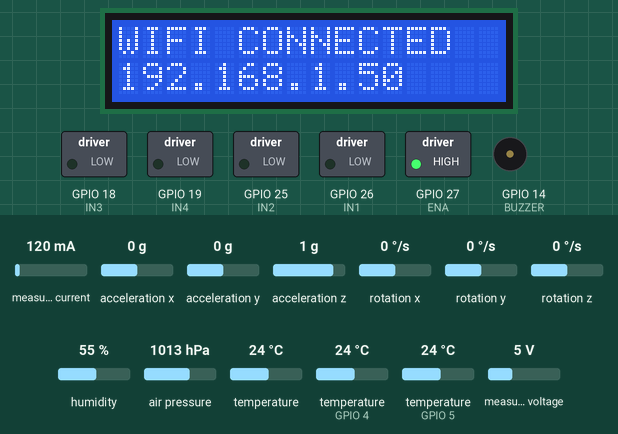
This sketch was run on a simulated ESP32. Parts: 16×2 character LCD, switched loads named in the sketch (green lamp = pin HIGH), buzzer (waves = sounding, pin HIGH). Inputs (shaded band) come from the test bench; at power-on: measured current 120 mA, acceleration x 0 g, acceleration y 0 g, acceleration z 1 g, rotation x 0 °/s, rotation y 0 °/s, rotation z 0 °/s, humidity 55 %, air pressure 1013 hPa, temperature 24 °C, temperature (sensors on GPIO 4, GPIO 5) 24 °C, measured voltage 5 V. WiFi joins after 1.5 s; servers stay silent unless stated; uploads are accepted with an empty reply; what the sketch prints to the serial monitor is not drawn.

Above: at 1.8 s.
At 3.8 s:
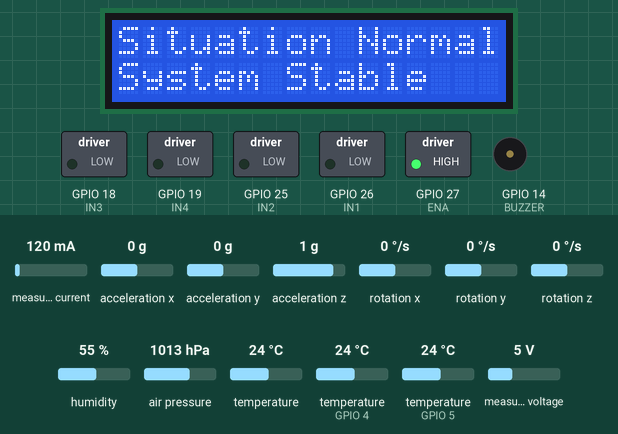
At 14.0 s:
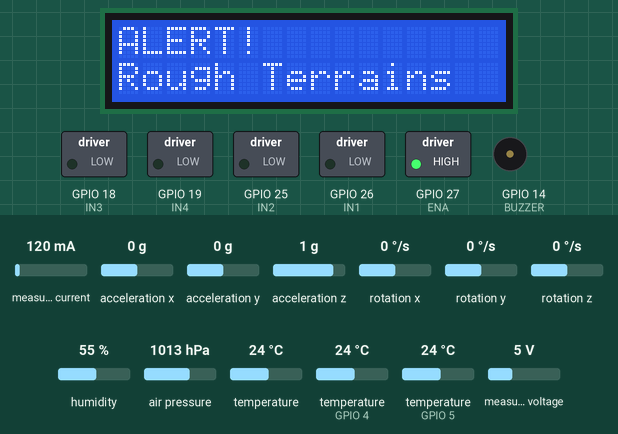
At 37.3 s:
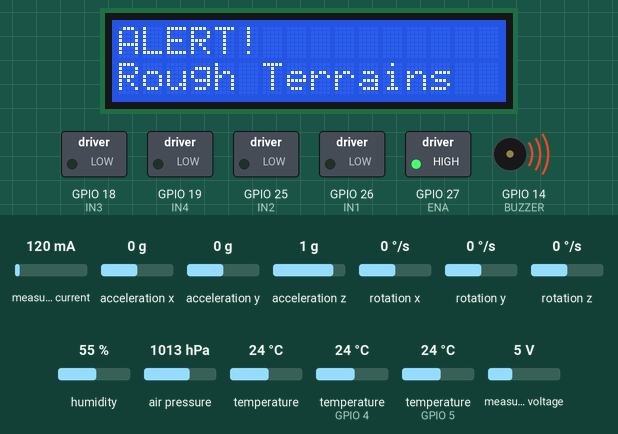
Timing chart, 0 to 38.8 s (numbered marks = the images above):
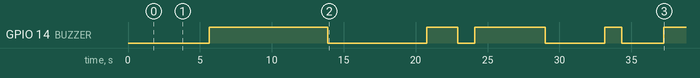

Measured:
- by itself, GPIO 14 (BUZZER): LOW → HIGH at 5.7 s, → LOW 8.2 s later, → HIGH 6.9 s later, → LOW 2.2 s later, … (9 changes in this stretch)
- what the display in image 0 shows lasts 2.0 s, from 1.7 s to 3.7 s
- what the display in image 1 shows lasts 0.8 s, from 3.7 s to 4.5 s

The sketch:

thermacore.ino
```cpp
/*
 * ==============================================================================
 *  Project: Thermacore — Autonomous Thermal & Environmental Telemetry
 *  Firmware: Cloud Edition (Firebase Realtime Database over HTTPS)
 *  Target Board: ESP32 Dev Module / NodeMCU-32S
 * ==============================================================================
 *
 *  HARDWARE PIN CONNECTIONS (PRESERVED):
 *  - I2C Bus:          SDA = GPIO 21, SCL = GPIO 22
 *  - LCD (I2C):        Address 0x27 (16x2 Display)
 *  - DHT11 Sensor:     Data = GPIO 5
 *  - DS18B20 Sensor:   OneWire Bus = GPIO 4 (4.7k pull-up resistor to 3.3V)
 *  - MPU6050 (I2C):    Address 0x68
 *  - INA219 (I2C):     Address 0x40
 *  - BME280/BMP280:    Address 0x76 or 0x77
 *  - L298N Motor Driver:
 *      ENA = GPIO 27 (PWM enable driven at 255)
 *      IN1 = GPIO 26 (Peltier Direction 1)
 *      IN2 = GPIO 25 (Peltier Direction 2)
 *      IN3 = GPIO 18 (Vibration Motor Direction 1)
 *      IN4 = GPIO 19 (Vibration Motor Direction 2)
 *  - Buzzer:           GPIO 14
 * ==============================================================================
 */

#include <Wire.h>
#include <LiquidCrystal_I2C.h>
#include <Adafruit_Sensor.h>
#include <Adafruit_BME280.h>
#include <Adafruit_BMP280.h>
#include <Adafruit_MPU6050.h>
#include <Adafruit_INA219.h>
#include <DHT.h>
#include <OneWire.h>
#include <DallasTemperature.h>
#include <WiFi.h>
#include <WiFiClientSecure.h>
#include <HTTPClient.h>
#include <ArduinoJson.h>

// ==============================================================================
// 1. NETWORK & FIREBASE CONFIGURATION
// Loads credentials securely from "secrets.h" (ignored by git).
// If secrets.h does not exist, copy secrets.h.example to secrets.h
// ==============================================================================
#if __has_include("secrets.h")
  #include "secrets.h"
#else
  #define SECRET_WIFI_SSID     "YOUR_WIFI_SSID"
  #define SECRET_WIFI_PASSWORD "YOUR_WIFI_PASSWORD"
  #define SECRET_FIREBASE_HOST "your-project-id-default-rtdb.asia-southeast1.firebasedatabase.app"
  #define SECRET_FIREBASE_AUTH ""
  #define SECRET_DEVICE_ID     "thermacore-esp32-01"
#endif

// Applied Configuration
const char* WIFI_SSID     = SECRET_WIFI_SSID;
const char* WIFI_PASSWORD = SECRET_WIFI_PASSWORD;
const char* FIREBASE_HOST = SECRET_FIREBASE_HOST;
const char* FIREBASE_AUTH = SECRET_FIREBASE_AUTH;
const char* DEVICE_ID     = SECRET_DEVICE_ID;

// Firmware Version
const char* FW_VERSION    = "2.0.0-cloud";

// ==============================================================================
// 2. HARDWARE PIN DEFINITIONS
// ==============================================================================
#define DHTPIN 5
#define DHTTYPE DHT11
#define ONE_WIRE_BUS 4

#define ENA 27
#define IN1 26 // Peltier Direction 1
#define IN2 25 // Peltier Direction 2
#define IN3 18 // Vibration Motor Direction 1
#define IN4 19 // Vibration Motor Direction 2
#define BUZZER 14

// ==============================================================================
// 3. HARDWARE DRIVER INSTANCES
// ==============================================================================
LiquidCrystal_I2C lcd(0x27, 16, 2);
Adafruit_BME280 bme;
Adafruit_BMP280 bmp;
Adafruit_MPU6050 mpu;
Adafruit_INA219 ina219;
DHT dht(DHTPIN, DHTTYPE);
OneWire oneWire(ONE_WIRE_BUS);
DallasTemperature ds18b20(&oneWire);

WiFiClientSecure secureClient;
HTTPClient https;

// ==============================================================================
// 4. TIMERS & STATE TRACKING
// ==============================================================================
unsigned long lastSensorReadTime  = 0;
unsigned long lastTelemetryUpload = 0;
unsigned long lastCommandCheck    = 0;
unsigned long lastHeartbeatTime   = 0;
unsigned long alertClearTime      = 0;
unsigned long lastWifiRetryTime   = 0;

const unsigned long SENSOR_INTERVAL    = 500;   // Read sensors every 500ms
const unsigned long TELEMETRY_INTERVAL = 1500;  // Push to cloud every 1.5s
const unsigned long COMMAND_INTERVAL   = 1000;  // Poll for commands every 1.0s
const unsigned long HEARTBEAT_INTERVAL = 10000; // Heartbeat status every 10s

int activePressureSensor = 0; // 0=None, 1=BME280, 2=BMP280
int peltierState         = 0; // 0=Off, 1=Heating, 2=Cooling
int vibrationState       = 0; // 0=Off, 1=On
bool roughTerrainAlert   = false;
String lastLcdMsg        = "";
String lastExecutedCmdId = "";

// Global Telemetry Variables
float g_alt = 0.0, g_press = 0.0;
float g_accX = 0.0, g_accY = -9.5, g_accZ = 0.0;
float g_volts = 0.0, g_mA = 0.0;
float g_cabinTemp = 0.0, g_outTemp = 0.0;

// ==============================================================================
// 5. HELPER FUNCTIONS
// ==============================================================================

// LCD Message Helper (non-blocking alert clear)
void displayMessage(String msgLine1, String msgLine2, int durationMs = 0) {
  String combined = msgLine1 + msgLine2;
  if (lastLcdMsg != combined) {
    lcd.clear();
    lcd.setCursor(0, 0);
    lcd.print(msgLine1);
    lcd.setCursor(0, 1);
    lcd.print(msgLine2);
    lastLcdMsg = combined;
  }
  if (durationMs > 0) {
    alertClearTime = millis() + durationMs;
  }
}

// Build Firebase REST URL
String buildFirebaseUrl(String path) {
  String url = "https://" + String(FIREBASE_HOST) + "/" + path + ".json";
  if (strlen(FIREBASE_AUTH) > 0) {
    url += "?auth=" + String(FIREBASE_AUTH);
  }
  return url;
}

// Actuator Hardware Control Functions
void applyPeltier(int mode) {
  peltierState = mode;
  if (peltierState == 0) {
    digitalWrite(IN1, LOW);
    digitalWrite(IN2, LOW);
    displayMessage("Peltier: OFF", "Cloud Confirmed", 2500);
    Serial.println("[ACTUATOR] Peltier -> OFF");
  } else if (peltierState == 1) {
    digitalWrite(IN1, LOW);
    digitalWrite(IN2, HIGH); // Heat
    displayMessage("HEATING MODE", "Cloud Confirmed", 2500);
    Serial.println("[ACTUATOR] Peltier -> HEATING");
  } else if (peltierState == 2) {
    digitalWrite(IN1, HIGH);
    digitalWrite(IN2, LOW); // Cool
    displayMessage("COOLING MODE", "Cloud Confirmed", 2500);
    Serial.println("[ACTUATOR] Peltier -> COOLING");
  }
}

void applyVibration(int state) {
  vibrationState = state;
  if (vibrationState == 1) {
    digitalWrite(IN3, HIGH);
    digitalWrite(IN4, LOW);
    displayMessage("VIBRATION: ON", "De-Icing Active", 2500);
    Serial.println("[ACTUATOR] Vibration -> ON");
  } else {
    digitalWrite(IN3, LOW);
    digitalWrite(IN4, LOW);
    displayMessage("VIBRATION: OFF", "De-Icing Stopped", 2500);
    Serial.println("[ACTUATOR] Vibration -> OFF");
  }
}

// ==============================================================================
// 6. FIREBASE CLOUD COMMUNICATION (HTTPS REST)
// ==============================================================================

// Upload latest telemetry snapshot to devices/{deviceId}/telemetry
void uploadTelemetry() {
  if (WiFi.status() != WL_CONNECTED) return;

  StaticJsonDocument<384> doc;
  doc["alt"]          = serialized(String(g_alt, 1));
  doc["pres"]         = serialized(String(g_press, 1));
  doc["cab"]          = serialized(String(g_cabinTemp, 1));
  doc["out"]          = serialized(String(g_outTemp, 1));
  doc["volts"]        = serialized(String(g_volts, 2));
  doc["mA"]           = serialized(String(g_mA, 1));
  doc["accX"]         = serialized(String(g_accX, 2));
  doc["accY"]         = serialized(String(g_accY, 2));
  doc["accZ"]         = serialized(String(g_accZ, 2));
  doc["peltier"]      = peltierState;
  doc["vib"]          = vibrationState;
  doc["alertTerrain"] = roughTerrainAlert ? 1 : 0;
  doc["alertBat"]     = (g_volts < 3.5 && g_volts > 1.0) ? 1 : 0;
  doc["timestamp"]    = millis();

  String jsonPayload;
  serializeJson(doc, jsonPayload);

  String url = buildFirebaseUrl("devices/" + String(DEVICE_ID) + "/telemetry");

  https.begin(secureClient, url);
  https.addHeader("Content-Type", "application/json");
  int httpCode = https.PUT(jsonPayload);

  if (httpCode == HTTP_CODE_OK || httpCode == 204) {
    // Successfully written
  } else if (httpCode > 0) {
    Serial.printf("[FIREBASE] Telemetry upload warning: HTTP %d\n", httpCode);
  } else {
    Serial.printf("[FIREBASE] Telemetry upload failed: %s\n", https.errorToString(httpCode).c_str());
  }
  https.end();
}

// Report authoritative actuator state back to devices/{deviceId}/reportedState
void reportActuatorState(String commandId) {
  if (WiFi.status() != WL_CONNECTED) return;

  StaticJsonDocument<256> doc;
  doc["peltier"]       = peltierState;
  doc["vibration"]     = vibrationState;
  doc["lastCommandId"] = commandId;
  doc["updatedAt"]     = millis();

  String jsonPayload;
  serializeJson(doc, jsonPayload);

  String url = buildFirebaseUrl("devices/" + String(DEVICE_ID) + "/reportedState");

  https.begin(secureClient, url);
  https.addHeader("Content-Type", "application/json");
  int httpCode = https.PUT(jsonPayload);
  if (httpCode > 0) {
    Serial.printf("[FIREBASE] Reported state acknowledged (HTTP %d)\n", httpCode);
  }
  https.end();
}

// Heartbeat & status update to devices/{deviceId}/status
void updateDeviceStatus(bool isOnline) {
  if (WiFi.status() != WL_CONNECTED) return;

  StaticJsonDocument<256> doc;
  doc["online"]          = isOnline;
  doc["ip"]              = WiFi.localIP().toString();
  doc["lastSeen"]        = millis();
  doc["firmwareVersion"] = FW_VERSION;

  String jsonPayload;
  serializeJson(doc, jsonPayload);

  String url = buildFirebaseUrl("devices/" + String(DEVICE_ID) + "/status");

  https.begin(secureClient, url);
  https.addHeader("Content-Type", "application/json");
  https.PUT(jsonPayload);
  https.end();
}

// Fetch and execute pending commands from devices/{deviceId}/commands
void checkCloudCommands() {
  if (WiFi.status() != WL_CONNECTED) return;

  String url = buildFirebaseUrl("devices/" + String(DEVICE_ID) + "/commands");

  https.begin(secureClient, url);
  int httpCode = https.GET();

  if (httpCode == HTTP_CODE_OK) {
    String payload = https.getString();
    if (payload != "null" && payload.length() > 2) {
      StaticJsonDocument<384> doc;
      DeserializationError error = deserializeJson(doc, payload);

      if (!error) {
        const char* cmdId     = doc["commandId"];
        const char* actuator  = doc["actuator"];
        const char* status    = doc["status"];
        int requestedState    = doc["requestedState"] | -1;

        // Verify if command is new and in PENDING status
        if (cmdId && String(cmdId) != lastExecutedCmdId && String(status) == "PENDING") {
          Serial.printf("[COMMAND] Processing Command ID: %s | Actuator: %s | State: %d\n",
                        cmdId, actuator, requestedState);

          bool commandApplied = false;

          // 1. Peltier Command (0=OFF, 1=HEAT, 2=COOL)
          if (String(actuator) == "peltier" && requestedState >= 0 && requestedState <= 2) {
            applyPeltier(requestedState);
            commandApplied = true;
          }
          // 2. Vibration Command (0=OFF, 1=ON)
          else if (String(actuator) == "vibration" && (requestedState == 0 || requestedState == 1)) {
            applyVibration(requestedState);
            commandApplied = true;
          } else {
            Serial.printf("[COMMAND] Invalid command parameters rejected!\n");
          }

          if (commandApplied) {
            lastExecutedCmdId = String(cmdId);
            // Confirm back to Firebase reportedState
            reportActuatorState(lastExecutedCmdId);
          }
        }
      }
    }
  }
  https.end();
}

// Non-blocking Wi-Fi reconnection handler
void checkWiFiConnection() {
  if (WiFi.status() != WL_CONNECTED) {
    unsigned long now = millis();
    if (now - lastWifiRetryTime >= 10000) { // Retry every 10 seconds
      lastWifiRetryTime = now;
      Serial.println("[WIFI] Reconnecting to Wi-Fi...");
      WiFi.reconnect();
    }
  }
}

// ==============================================================================
// 7. ARDUINO SETUP
// ==============================================================================
void setup() {
  Serial.begin(115200);
  Wire.begin(21, 22);

  // Initialize Pin Modes
  pinMode(ENA, OUTPUT);
  pinMode(IN1, OUTPUT);
  pinMode(IN2, OUTPUT);
  pinMode(IN3, OUTPUT);
  pinMode(IN4, OUTPUT);
  pinMode(BUZZER, OUTPUT);

  // Safe Default Output States
  analogWrite(ENA, 255);
  digitalWrite(IN1, LOW);
  digitalWrite(IN2, LOW);
  digitalWrite(IN3, LOW);
  digitalWrite(IN4, LOW);
  digitalWrite(BUZZER, LOW);

  // Initialize LCD
  lcd.init();
  lcd.backlight();
  lcd.setCursor(0, 0);
  lcd.print("THERMACORE CLOUD");
  lcd.setCursor(0, 1);
  lcd.print("CONNECTING WIFI.");

  // Wi-Fi Connection
  WiFi.begin(WIFI_SSID, WIFI_PASSWORD);
  int attempts = 0;
  while (WiFi.status() != WL_CONNECTED && attempts < 25) {
    delay(400);
    Serial.print(".");
    attempts++;
  }

  lcd.clear();
  if (WiFi.status() == WL_CONNECTED) {
    lcd.setCursor(0, 0);
    lcd.print("WIFI CONNECTED");
    lcd.setCursor(0, 1);
    lcd.print(WiFi.localIP().toString());
    Serial.println("\n[WIFI] Connected! IP: " + WiFi.localIP().toString());
  } else {
    lcd.setCursor(0, 0);
    lcd.print("WIFI OFFLINE");
    lcd.setCursor(0, 1);
    lcd.print("STANDALONE MODE");
    Serial.println("\n[WIFI] Offline. Operating in local safety fallback mode.");
  }

  // Initialize Sensors
  dht.begin();
  ds18b20.begin();
  mpu.begin();
  ina219.begin();

  if (bme.begin(0x76) || bme.begin(0x77)) {
    activePressureSensor = 1;
    Serial.println("[SENSOR] BME280 Detected (I2C)");
  } else if (bmp.begin(0x76) || bmp.begin(0x77)) {
    activePressureSensor = 2;
    Serial.println("[SENSOR] BMP280 Detected (I2C)");
  } else {
    Serial.println("[SENSOR] No Barometer detected (Altitude/Pressure offline)");
  }

  // Configure Secure Client for HTTPS
  // In development/prototype, insecure mode allows self-signed/Firebase root cert without bundling heavy CA bundle
  secureClient.setInsecure();
  secureClient.setTimeout(4); // 4 second timeout

  // Initial cloud handshake
  if (WiFi.status() == WL_CONNECTED) {
    updateDeviceStatus(true);
    reportActuatorState("INIT_BOOT");
  }

  delay(1500);
  displayMessage("Situation Normal", "System Stable", 0);
}

// ==============================================================================
// 8. ARDUINO MAIN LOOP
// ==============================================================================
void loop() {
  unsigned long currentMillis = millis();

  // 1. Maintain Wi-Fi Connection non-blockingly
  checkWiFiConnection();

  // 2. Poll Physical Sensors every 500ms
  if (currentMillis - lastSensorReadTime >= SENSOR_INTERVAL) {
    lastSensorReadTime = currentMillis;

    // A. Barometer / Altitude
    if (activePressureSensor == 1) {
      g_alt   = bme.readAltitude(1013.25);
      g_press = bme.readPressure() / 100.0F;
    } else if (activePressureSensor == 2) {
      g_alt   = bmp.readAltitude(1013.25);
      g_press = bmp.readPressure() / 100.0F;
    }

    // B. MPU6050 Motion / Vector
    sensors_event_t a, g, temp;
    mpu.getEvent(&a, &g, &temp);
    g_accX = a.acceleration.x;
    g_accY = a.acceleration.y;
    g_accZ = a.acceleration.z;

    // C. INA219 Voltage & Current
    g_volts = ina219.getBusVoltage_V();
    g_mA    = ina219.getCurrent_mA();

    // D. Temperatures
    float t_dht = dht.readTemperature();
    if (!isnan(t_dht)) g_cabinTemp = t_dht;

    ds18b20.requestTemperatures();
    float t_ds = ds18b20.getTempCByIndex(0);
    if (t_ds > -100.0 && t_ds < 80.0) g_outTemp = t_ds;

    // E. Terrain Alert Logic (Vertical baseline: X approx 0.0, Y approx -9.5)
    roughTerrainAlert = (abs(g_accX) > 3.0) || (abs(g_accY - (-9.5)) > 3.0);
    if (roughTerrainAlert) {
      displayMessage("ALERT!", "Rough Terrains", 3000);
    }
  }

  // 3. Audio & LCD Alert Management
  if (currentMillis < alertClearTime) {
    // Beep buzzer during active rough terrain alert
    if (lastLcdMsg == "ALERT!Rough Terrains") {
      digitalWrite(BUZZER, (currentMillis / 250) % 2);
    }
  } else {
    digitalWrite(BUZZER, LOW);
    displayMessage("Situation Normal", "System Stable", 0);
  }

  // 4. Cloud Command Checking every 1.0s
  if (currentMillis - lastCommandCheck >= COMMAND_INTERVAL) {
    lastCommandCheck = currentMillis;
    checkCloudCommands();
  }

  // 5. Cloud Telemetry Upload every 1.5s
  if (currentMillis - lastTelemetryUpload >= TELEMETRY_INTERVAL) {
    lastTelemetryUpload = currentMillis;
    uploadTelemetry();
  }

  // 6. Device Heartbeat every 10s
  if (currentMillis - lastHeartbeatTime >= HEARTBEAT_INTERVAL) {
    lastHeartbeatTime = currentMillis;
    updateDeviceStatus(true);
  }
}
```
